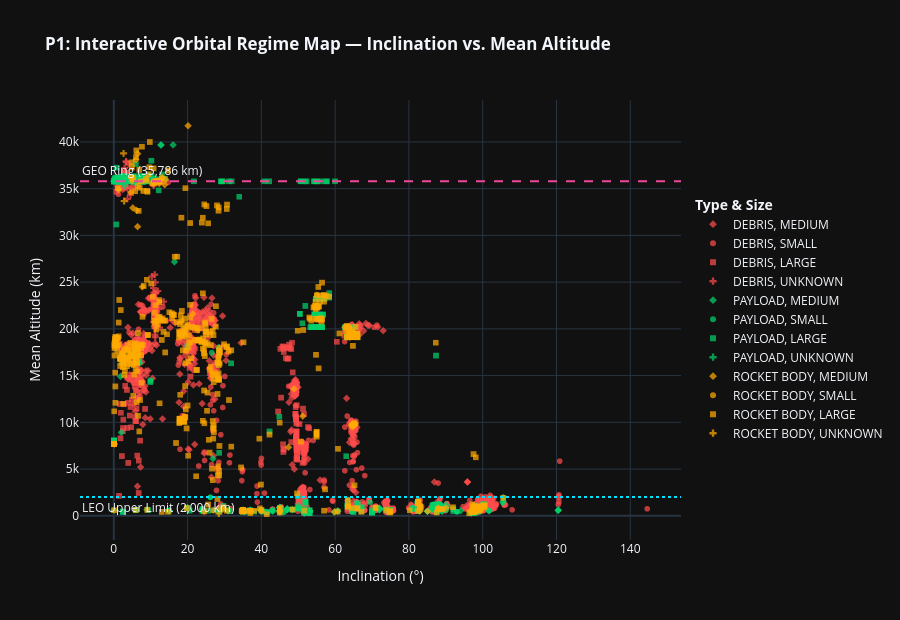

This figure's notebook cell:
### Markdown cell above
## 5. Interactive Plotly Visualizations (Tool 3)
Executing strictly the two planned Plotly interactive figures as specified in Section 9 of the Primary Review report:
- **P1:** Interactive Inclination vs. Mean Altitude Scatter Plot (with hover tooltips and orbital regime callouts)
- **P2:** Interactive Population Hierarchy Treemap (Drill-down by `OBJECT_TYPE` → `COUNTRY_NAME` → `RCS_SIZE`)

### Code cell
# P1: Interactive Scatter Plot — Inclination vs. Mean Altitude
plot_df = df[df['MEAN_ALTITUDE_KM'] <= 42000].copy()

fig_p1 = px.scatter(
    plot_df,
    x='INCLINATION',
    y='MEAN_ALTITUDE_KM',
    color='OBJECT_TYPE',
    symbol='RCS_SIZE',
    symbol_map={'SMALL': 'circle', 'MEDIUM': 'diamond', 'LARGE': 'square', 'UNKNOWN': 'cross'},
    color_discrete_map={'DEBRIS': '#FF4B4B', 'PAYLOAD': '#00D26A', 'ROCKET BODY': '#FFAA00'},
    hover_name='OBJECT_NAME',
    hover_data={
        'NORAD_CAT_ID': True,
        'COUNTRY_NAME': True,
        'LAUNCH_YEAR': True,
        'ORBIT_CLASS': True,
        'APOAPSIS': ':.1f',
        'PERIAPSIS': ':.1f',
        'INCLINATION': ':.2f',
        'MEAN_ALTITUDE_KM': ':.1f',
        'OBJECT_TYPE': False,
        'RCS_SIZE': True
    },
    title="<b>P1: Interactive Orbital Regime Map — Inclination vs. Mean Altitude</b>",
    labels={'INCLINATION': 'Inclination (°)', 'MEAN_ALTITUDE_KM': 'Mean Altitude (km)', 'OBJECT_TYPE': 'Object Type'},
    opacity=0.72
)

# Reference orbital boundaries
fig_p1.add_hline(y=35786, line_dash="dash", line_color="#EC4899",
                 annotation_text="GEO Ring (35,786 km)", annotation_position="top left")
fig_p1.add_hline(y=2000, line_dash="dot", line_color="#00E5FF",
                 annotation_text="LEO Upper Limit (2,000 km)", annotation_position="bottom left")

fig_p1.update_layout(
    template="plotly_dark",
    height=620,
    legend=dict(orientation="v", y=0.5, x=1.02, xanchor="left", title=dict(text="<b>Type & Size</b>"))
)
fig_p1.show()

### Figure 1 — Plotly figure (JSON) as saved in the notebook; plotly's stock layout.template omitted (floating-point values rounded to 4 significant figures; data arrays with more than 128 entries replaced by an {"elided": "..."} marker saying what was removed)
{"data": [{"customdata": {"elided": "600x8 mixed values"}, "hovertemplate": "<b>%{hovertext}</b><br><br>RCS_SIZE=%{customdata[7]}<br>Inclination (°)=%{x:.2f}<br>Mean Altitude (km)=%{y:.1f}<br>NORAD_CAT_ID=%{customdata[0]}<br>COUNTRY_NAME=%{customdata[1]}<br>LAUNCH_YEAR=%{customdata[2]}<br>ORBIT_CLASS=%{customdata[3]}<br>APOAPSIS=%{customdata[4]:.1f}<br>PERIAPSIS=%{customdata[5]:.1f}<extra></extra>", "hovertext": {"elided": "600 str values"}, "legendgroup": "DEBRIS, MEDIUM", "marker": {"color": "#FF4B4B", "opacity": 0.72, "symbol": "diamond"}, "mode": "markers", "name": "DEBRIS, MEDIUM", "showlegend": true, "type": "scattergl", "x": {"elided": "600 float values"}, "xaxis": "x", "y": {"elided": "600 float values"}, "yaxis": "y"}, {"customdata": {"elided": "7435x8 mixed values"}, "hovertemplate": "<b>%{hovertext}</b><br><br>RCS_SIZE=%{customdata[7]}<br>Inclination (°)=%{x:.2f}<br>Mean Altitude (km)=%{y:.1f}<br>NORAD_CAT_ID=%{customdata[0]}<br>COUNTRY_NAME=%{customdata[1]}<br>LAUNCH_YEAR=%{customdata[2]}<br>ORBIT_CLASS=%{customdata[3]}<br>APOAPSIS=%{customdata[4]:.1f}<br>PERIAPSIS=%{customdata[5]:.1f}<extra></extra>", "hovertext": {"elided": "7435 str values"}, "legendgroup": "DEBRIS, SMALL", "marker": {"color": "#FF4B4B", "opacity": 0.72, "symbol": "circle"}, "mode": "markers", "name": "DEBRIS, SMALL", "showlegend": true, "type": "scattergl", "x": {"elided": "7435 float values"}, "xaxis": "x", "y": {"elided": "7435 float values"}, "yaxis": "y"}, {"customdata": {"elided": "249x8 mixed values"}, "hovertemplate": "<b>%{hovertext}</b><br><br>RCS_SIZE=%{customdata[7]}<br>Inclination (°)=%{x:.2f}<br>Mean Altitude (km)=%{y:.1f}<br>NORAD_CAT_ID=%{customdata[0]}<br>COUNTRY_NAME=%{customdata[1]}<br>LAUNCH_YEAR=%{customdata[2]}<br>ORBIT_CLASS=%{customdata[3]}<br>APOAPSIS=%{customdata[4]:.1f}<br>PERIAPSIS=%{customdata[5]:.1f}<extra></extra>", "hovertext": {"elided": "249 str values"}, "legendgroup": "DEBRIS, LARGE", "marker": {"color": "#FF4B4B", "opacity": 0.72, "symbol": "square"}, "mode": "markers", "name": "DEBRIS, LARGE", "showlegend": true, "type": "scattergl", "x": {"elided": "249 float values"}, "xaxis": "x", "y": {"elided": "249 float values"}, "yaxis": "y"}, {"customdata": {"elided": "147x8 mixed values"}, "hovertemplate": "<b>%{hovertext}</b><br><br>RCS_SIZE=%{customdata[7]}<br>Inclination (°)=%{x:.2f}<br>Mean Altitude (km)=%{y:.1f}<br>NORAD_CAT_ID=%{customdata[0]}<br>COUNTRY_NAME=%{customdata[1]}<br>LAUNCH_YEAR=%{customdata[2]}<br>ORBIT_CLASS=%{customdata[3]}<br>APOAPSIS=%{customdata[4]:.1f}<br>PERIAPSIS=%{customdata[5]:.1f}<extra></extra>", "hovertext": {"elided": "147 str values"}, "legendgroup": "DEBRIS, UNKNOWN", "marker": {"color": "#FF4B4B", "opacity": 0.72, "symbol": "cross"}, "mode": "markers", "name": "DEBRIS, UNKNOWN", "showlegend": true, "type": "scattergl", "x": {"elided": "147 float values"}, "xaxis": "x", "y": {"elided": "147 float values"}, "yaxis": "y"}, {"customdata": {"elided": "884x8 mixed values"}, "hovertemplate": "<b>%{hovertext}</b><br><br>RCS_SIZE=%{customdata[7]}<br>Inclination (°)=%{x:.2f}<br>Mean Altitude (km)=%{y:.1f}<br>NORAD_CAT_ID=%{customdata[0]}<br>COUNTRY_NAME=%{customdata[1]}<br>LAUNCH_YEAR=%{customdata[2]}<br>ORBIT_CLASS=%{customdata[3]}<br>APOAPSIS=%{customdata[4]:.1f}<br>PERIAPSIS=%{customdata[5]:.1f}<extra></extra>", "hovertext": {"elided": "884 str values"}, "legendgroup": "PAYLOAD, MEDIUM", "marker": {"color": "#00D26A", "opacity": 0.72, "symbol": "diamond"}, "mode": "markers", "name": "PAYLOAD, MEDIUM", "showlegend": true, "type": "scattergl", "x": {"elided": "884 float values"}, "xaxis": "x", "y": {"elided": "884 float values"}, "yaxis": "y"}, {"customdata": {"elided": "817x8 mixed values"}, "hovertemplate": "<b>%{hovertext}</b><br><br>RCS_SIZE=%{customdata[7]}<br>Inclination (°)=%{x:.2f}<br>Mean Altitude (km)=%{y:.1f}<br>NORAD_CAT_ID=%{customdata[0]}<br>COUNTRY_NAME=%{customdata[1]}<br>LAUNCH_YEAR=%{customdata[2]}<br>ORBIT_CLASS=%{customdata[3]}<br>APOAPSIS=%{customdata[4]:.1f}<br>PERIAPSIS=%{customdata[5]:.1f}<extra></extra>", "hovertext": {"elided": "817 str values"}, "legendgroup": "PAYLOAD, SMALL", "marker": {"color": "#00D26A", "opacity": 0.72, "symbol": "circle"}, "mode": "markers", "name": "PAYLOAD, SMALL", "showlegend": true, "type": "scattergl", "x": {"elided": "817 float values"}, "xaxis": "x", "y": {"elided": "817 float values"}, "yaxis": "y"}, {"customdata": {"elided": "3235x8 mixed values"}, "hovertemplate": "<b>%{hovertext}</b><br><br>RCS_SIZE=%{customdata[7]}<br>Inclination (°)=%{x:.2f}<br>Mean Altitude (km)=%{y:.1f}<br>NORAD_CAT_ID=%{customdata[0]}<br>COUNTRY_NAME=%{customdata[1]}<br>LAUNCH_YEAR=%{customdata[2]}<br>ORBIT_CLASS=%{customdata[3]}<br>APOAPSIS=%{customdata[4]:.1f}<br>PERIAPSIS=%{customdata[5]:.1f}<extra></extra>", "hovertext": {"elided": "3235 str values"}, "legendgroup": "PAYLOAD, LARGE", "marker": {"color": "#00D26A", "opacity": 0.72, "symbol": "square"}, "mode": "markers", "name": "PAYLOAD, LARGE", "showlegend": true, "type": "scattergl", "x": {"elided": "3235 float values"}, "xaxis": "x", "y": {"elided": "3235 float values"}, "yaxis": "y"}, {"customdata": [[40100, "United States", 2014, "GEO", 36110.0, 36110.0, "PAYLOAD", "UNKNOWN"], [40101, "United States", 2014, "GEO", 36280.0, 36170.0, "PAYLOAD", "UNKNOWN"], [41745, "United States", 2016, "GEO", 35850.0, 35840.0, "PAYLOAD", "UNKNOWN"], [43446, "United States", 2018, "GEO", 35310.0, 35240.0, "PAYLOAD", "UNKNOWN"], [49330, "China (PRC)", 2021, "HEO", 35810.0, 222.8, "PAYLOAD", "UNKNOWN"], [49333, "TBD", 2021, "HEO", 35620.0, 453.9, "PAYLOAD", "UNKNOWN"]], "hovertemplate": "<b>%{hovertext}</b><br><br>RCS_SIZE=%{customdata[7]}<br>Inclination (°)=%{x:.2f}<br>Mean Altitude (km)=%{y:.1f}<br>NORAD_CAT_ID=%{customdata[0]}<br>COUNTRY_NAME=%{customdata[1]}<br>LAUNCH_YEAR=%{customdata[2]}<br>ORBIT_CLASS=%{customdata[3]}<br>APOAPSIS=%{customdata[4]:.1f}<br>PERIAPSIS=%{customdata[5]:.1f}<extra></extra>", "hovertext": ["USA 254", "USA 255", "USA 271", "USA 286", "SJ-21", "SYRACUSE 4A"], "legendgroup": "PAYLOAD, UNKNOWN", "marker": {"color": "#00D26A", "opacity": 0.72, "symbol": "cross"}, "mode": "markers", "name": "PAYLOAD, UNKNOWN", "showlegend": true, "type": "scattergl", "x": [0.3154, 5.23, 0.5554, 2.972, 28.48, 5.935], "xaxis": "x", "y": [36110.0, 36230.0, 35850.0, 35280.0, 18020.0, 18040.0], "yaxis": "y"}, {"customdata": {"elided": "55x8 mixed values"}, "hovertemplate": "<b>%{hovertext}</b><br><br>RCS_SIZE=%{customdata[7]}<br>Inclination (°)=%{x:.2f}<br>Mean Altitude (km)=%{y:.1f}<br>NORAD_CAT_ID=%{customdata[0]}<br>COUNTRY_NAME=%{customdata[1]}<br>LAUNCH_YEAR=%{customdata[2]}<br>ORBIT_CLASS=%{customdata[3]}<br>APOAPSIS=%{customdata[4]:.1f}<br>PERIAPSIS=%{customdata[5]:.1f}<extra></extra>", "hovertext": ["IABS R/B", "SL-12 R/B(2)", "FENGYUN 2C AKM", "GOES 7 AKM", "SL-12 R/B(AUX MOTOR)", "SL-12 R/B(AUX MOTOR)", "SL-12 R/B(AUX MOTOR)", "BREEZE-M R/B", "SCATHA AKM", "SL-12 R/B(AUX MOTOR)", "SL-12 R/B(AUX MOTOR)", "SL-12 R/B(AUX MOTOR)", "SL-12 R/B(AUX MOTOR)", "SL-12 R/B(AUX MOTOR)", "SL-12 R/B(AUX MOTOR)", "BREEZE-M R/B", "SL-12 R/B(AUX MOTOR)", "SL-12 R/B(AUX MOTOR)", "SL-12 R/B(AUX MOTOR)", "SL-12 R/B(AUX MOTOR)", "GOES 5 AKM", "BREEZE-M R/B", "SL-12 R/B(AUX MOTOR)", "SL-12 R/B(AUX MOTOR)", "SL-12 R/B(AUX MOTOR)", "SL-12 R/B(AUX MOTOR)", "BREEZE M R/B", "SL-12 R/B(2)", "SL-12 R/B(AUX MOTOR)", "SL-12 R/B(AUX MOTOR)", "BREEZE-M R/B", "FENGYUN 2F AKM", "SL-12 R/B(2)", "BREEZE-M R/B", "UNHA 3 R/B", "FREGAT R/B", "BREEZE-M R/B", "BREEZE-M R/B", "ATLAS 5 CENTAUR R/B", "BREEZE-M R/B", "ARIANE 5 R/B", "ELECTRON KICK STAGE R/B", "METEOSAT 3 AKM", "ELECTRON KICK STAGE R/B", "ELECTRON KICK STAGE R/B", "ELECTRON KICK STAGE R/B", "ELECTRON KICK STAGE R/B", "ELECTRON KICK STAGE R/B", "QASED R/B", "BREEZE-M R/B", "ELECTRON KICK STAGE R/B", "ELECTRON KICK STAGE R/B", "ELECTRON KICK STAGE R/B", "PEGASUS R/B", "ELECTRON KICK STAGE R/B"], "legendgroup": "ROCKET BODY, MEDIUM", "marker": {"color": "#FFAA00", "opacity": 0.72, "symbol": "diamond"}, "mode": "markers", "name": "ROCKET BODY, MEDIUM", "showlegend": true, "type": "scattergl", "x": [12.33, 11.73, 10.75, 13.07, 47.36, 65.37, 65.5, 18.3, 13.79, 65.32, 64.78, 65.19, 65.37, 64.81, 64.91, 48.85, 65.09, 64.76, 64.64, 64.99, 20.14, 7.726, 64.71, 64.49, 64.53, 64.86, 6.447, 64.02, 64.77, 64.72, 51.22, 5.164, 4.922, 6.183, 97.41, 0.1624, 6.471, 5.999, 21.42, 5.156, 6.228, 82.92, 14.04, 85.04, 40.02, 45.0, 45.01, 87.91, 59.8, 1.352, 96.6, 97.34, 90.01, 97.48, 37.02], "xaxis": "x", "y": [35550.0, 35830.0, 35490.0, 36210.0, 7333.0, 9745.0, 9900.0, 20760.0, 35420.0, 9702.0, 9716.0, 9800.0, 9756.0, 9735.0, 9726.0, 13580.0, 9764.0, 9813.0, 9494.0, 9698.0, 41730.0, 24500.0, 9697.0, 9693.0, 9781.0, 9722.0, 30940.0, 19100.0, 9882.0, 9768.0, 10660.0, 36030.0, 35820.0, 32680.0, 515.5, 7678.0, 38740.0, 38100.0, 21600.0, 32940.0, 17640.0, 500.6, 35990.0, 490.3, 492.9, 400.6, 540.8, 848.6, 422.7, 34880.0, 512.1, 498.7, 834.0, 425.9, 456.8], "yaxis": "y"}, {"customdata": [[38859, "Russia (CIS)", 2012, "MEO", 23680.0, 23660.0, "ROCKET BODY", "SMALL"], [41122, "Russia (CIS)", 2015, "GEO", 35900.0, 33310.0, "ROCKET BODY", "SMALL"], [43486, "China (PRC)", 2018, "LEO", 643.1, 622.8, "ROCKET BODY", "SMALL"], [44454, "Russia (CIS)", 2019, "HEO", 38700.0, 1677.0, "ROCKET BODY", "SMALL"]], "hovertemplate": "<b>%{hovertext}</b><br><br>RCS_SIZE=%{customdata[7]}<br>Inclination (°)=%{x:.2f}<br>Mean Altitude (km)=%{y:.1f}<br>NORAD_CAT_ID=%{customdata[0]}<br>COUNTRY_NAME=%{customdata[1]}<br>LAUNCH_YEAR=%{customdata[2]}<br>ORBIT_CLASS=%{customdata[3]}<br>APOAPSIS=%{customdata[4]:.1f}<br>PERIAPSIS=%{customdata[5]:.1f}<extra></extra>", "hovertext": ["FREGAT R/B", "BREEZE-M R/B", "CZ-2D R/B", "FREGAT R/B"], "legendgroup": "ROCKET BODY, SMALL", "marker": {"color": "#FFAA00", "opacity": 0.72, "symbol": "circle"}, "mode": "markers", "name": "ROCKET BODY, SMALL", "showlegend": true, "type": "scattergl", "x": [55.04, 4.605, 97.8, 62.7], "xaxis": "x", "y": [23670.0, 34600.0, 632.9, 20190.0], "yaxis": "y"}, {"customdata": {"elided": "678x8 mixed values"}, "hovertemplate": "<b>%{hovertext}</b><br><br>RCS_SIZE=%{customdata[7]}<br>Inclination (°)=%{x:.2f}<br>Mean Altitude (km)=%{y:.1f}<br>NORAD_CAT_ID=%{customdata[0]}<br>COUNTRY_NAME=%{customdata[1]}<br>LAUNCH_YEAR=%{customdata[2]}<br>ORBIT_CLASS=%{customdata[3]}<br>APOAPSIS=%{customdata[4]:.1f}<br>PERIAPSIS=%{customdata[5]:.1f}<extra></extra>", "hovertext": {"elided": "678 str values"}, "legendgroup": "ROCKET BODY, LARGE", "marker": {"color": "#FFAA00", "opacity": 0.72, "symbol": "square"}, "mode": "markers", "name": "ROCKET BODY, LARGE", "showlegend": true, "type": "scattergl", "x": {"elided": "678 float values"}, "xaxis": "x", "y": {"elided": "678 float values"}, "yaxis": "y"}, {"customdata": [[41746, "United States", 2016, "GEO", 36180.0, 36120.0, "ROCKET BODY", "UNKNOWN"], [43341, "United States", 2018, "MEO", 35420.0, 31930.0, "ROCKET BODY", "UNKNOWN"], [43868, "Russia (CIS)", 2018, "GEO", 41870.0, 35690.0, "ROCKET BODY", "UNKNOWN"], [49329, "United States", 2021, "LEO", 299.9, 161.2, "ROCKET BODY", "UNKNOWN"]], "hovertemplate": "<b>%{hovertext}</b><br><br>RCS_SIZE=%{customdata[7]}<br>Inclination (°)=%{x:.2f}<br>Mean Altitude (km)=%{y:.1f}<br>NORAD_CAT_ID=%{customdata[0]}<br>COUNTRY_NAME=%{customdata[1]}<br>LAUNCH_YEAR=%{customdata[2]}<br>ORBIT_CLASS=%{customdata[3]}<br>APOAPSIS=%{customdata[4]:.1f}<br>PERIAPSIS=%{customdata[5]:.1f}<extra></extra>", "hovertext": ["DELTA 4 R/B", "ATLAS CENTAUR R/B", "BREEZE-M R/B", "ATLAS 5 CENTAUR R/B"], "legendgroup": "ROCKET BODY, UNKNOWN", "marker": {"color": "#FFAA00", "opacity": 0.72, "symbol": "cross"}, "mode": "markers", "name": "ROCKET BODY, UNKNOWN", "showlegend": true, "type": "scattergl", "x": [4.712, 2.81, 2.646, 28.47], "xaxis": "x", "y": [36150.0, 33670.0, 38780.0, 230.5], "yaxis": "y"}], "layout": {"annotations": [{"showarrow": false, "text": "GEO Ring (35,786 km)", "x": 0, "xanchor": "left", "xref": "x domain", "y": 35786, "yanchor": "bottom", "yref": "y"}, {"showarrow": false, "text": "LEO Upper Limit (2,000 km)", "x": 0, "xanchor": "left", "xref": "x domain", "y": 2000, "yanchor": "top", "yref": "y"}], "height": 620, "legend": {"orientation": "v", "title": {"text": "<b>Type & Size</b>"}, "tracegroupgap": 0, "x": 1.02, "xanchor": "left", "y": 0.5}, "shapes": [{"line": {"color": "#EC4899", "dash": "dash"}, "type": "line", "x0": 0, "x1": 1, "xref": "x domain", "y0": 35786, "y1": 35786, "yref": "y"}, {"line": {"color": "#00E5FF", "dash": "dot"}, "type": "line", "x0": 0, "x1": 1, "xref": "x domain", "y0": 2000, "y1": 2000, "yref": "y"}], "title": {"text": "<b>P1: Interactive Orbital Regime Map — Inclination vs. Mean Altitude</b>"}, "xaxis": {"anchor": "y", "domain": [0.0, 1.0], "title": {"text": "Inclination (°)"}}, "yaxis": {"anchor": "x", "domain": [0.0, 1.0], "title": {"text": "Mean Altitude (km)"}}}}
